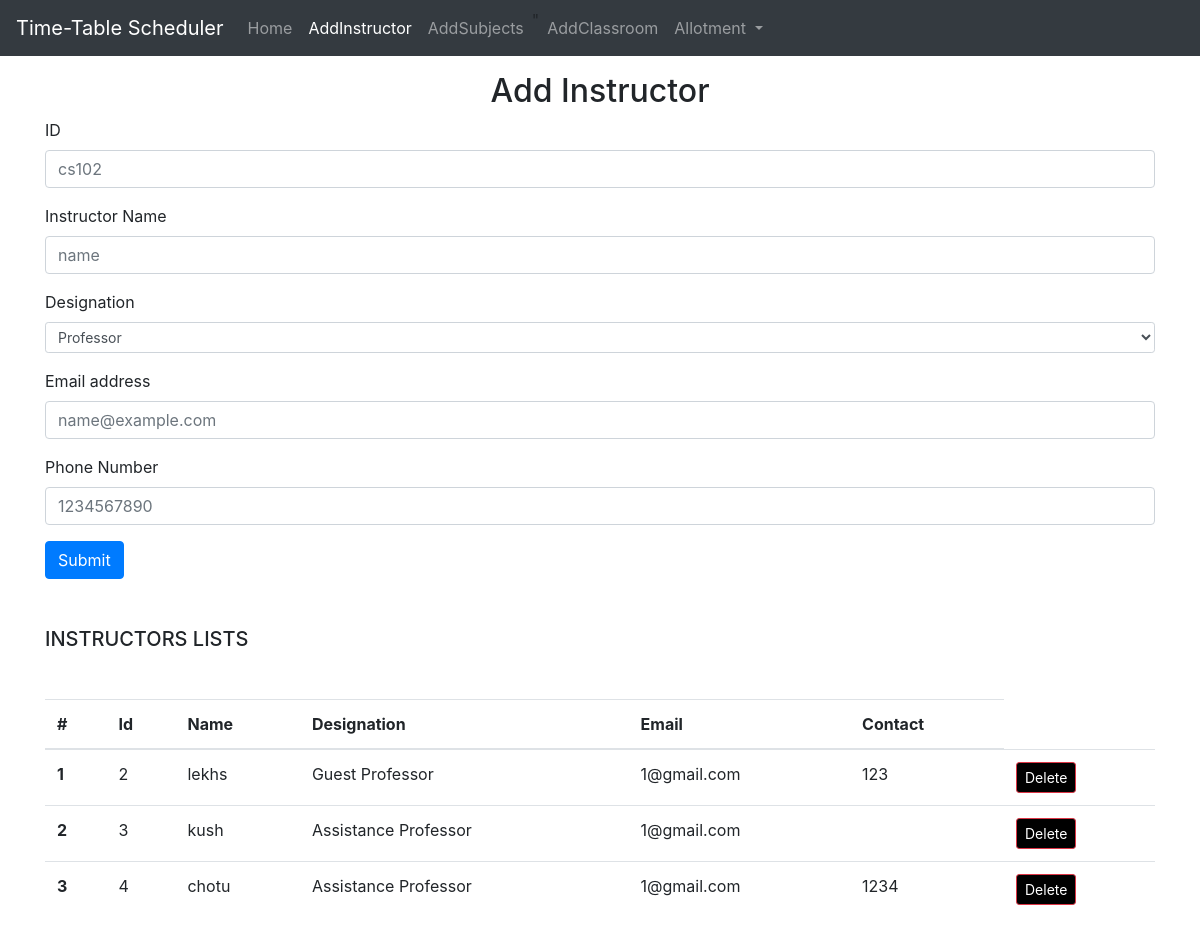
/addinstructor/, run on an earlier commit of the app's database.
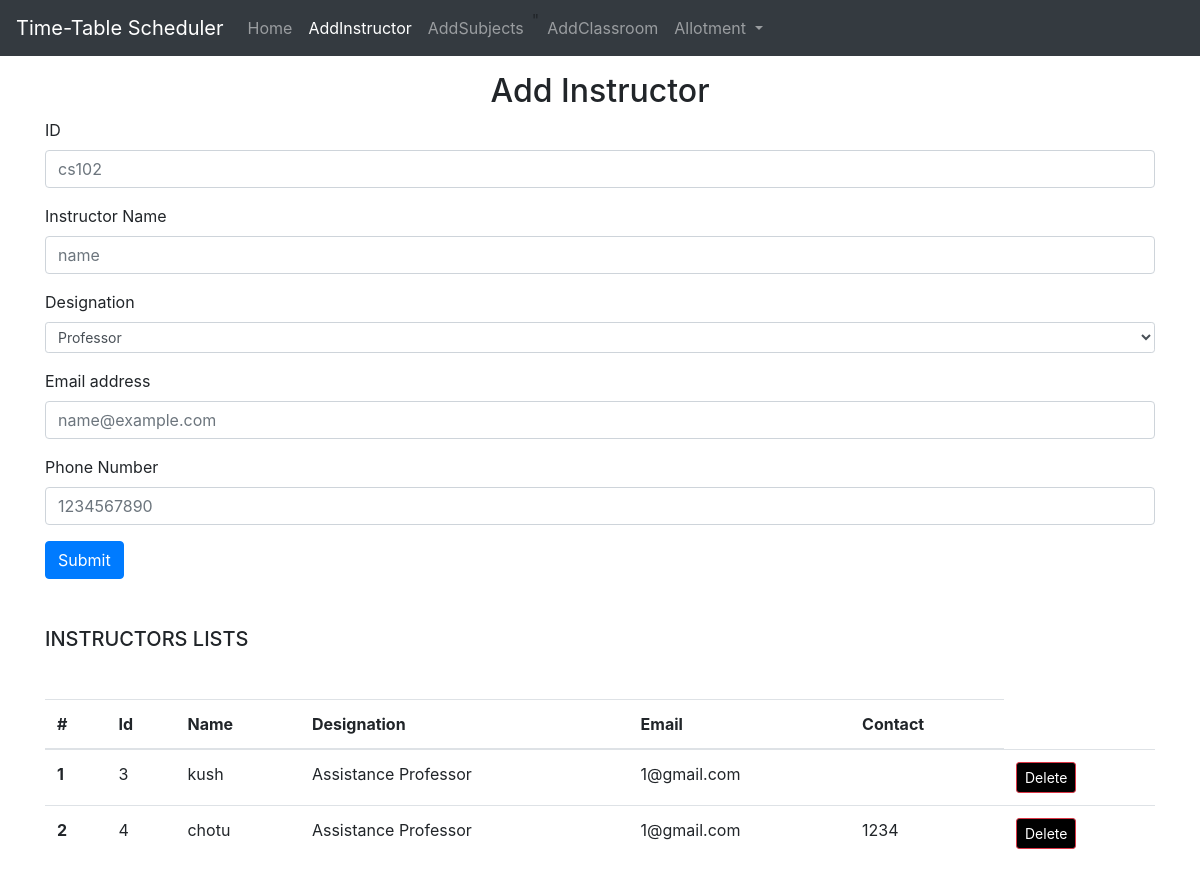
And on a later commit of the database.
### home/models.py (models this page shows, shortened)
class Instructor(models.Model):
    instructorid = models.CharField(primary_key=True, max_length=10)
    name = models.CharField(max_length=100)
    designation = models.CharField(max_length=20, default='default_value')
    email = models.EmailField()
    phone = models.CharField(max_length=15)

### home/views.py (the view, shortened to what this page needs)
# urls.py: path('addinstructor/',views.addinstructor,name="addinstructor"),
def addinstructor(request):
    context = {'success': False}
    allinst = Instructor.objects.all()
    context['addinstructor'] = allinst
    return render(request, 'addinstructor.html', context)

### templates/addinstructor.html (shortened to what this page needs)
{% extends "base.html" %}
{% block addinstructoractive %}active{% endblock addinstructoractive %}
{% block body %}
    <div class= "container my-3">
        <h2 class="text-center">Add Instructor </h2>
        <form action="" method="post">
            <div class="form-group">
              <label for="name">ID</label>
              <input type="text" class="form-control" id="instructorid" name="instructorid" placeholder="cs102">
            </div>
            <div class="form-group">
              <label for="name">Instructor Name</label>
              <input type="text" class="form-control" id="name" name="name" placeholder="name">
            </div>
            <div class="form-group">
                <label for="designation">Designation</label>
                <select class="form-control form-control-sm" name="designation">
                    <option>Professor</option>
                </select>
                </div>
            <div class="form-group">
                <label for="exampleFormControlInput1">Email address</label>
                <input type="email" class="form-control" id="email" name="email" placeholder="name@example.com">
              </div>
              <div class="form-group">
                <label for="phone">Phone Number</label>
                <input type="phone" class="form-control" id="phone" name="phone" placeholder="1234567890">
              </div>
            <button type="submit" class="btn btn-primary">Submit</button>
          </form>
      </div>
      <div class="container my-5">
        <h5>INSTRUCTORS LISTS</h5>
        <table class="table my-5">
          <thead>
            <tr>
              <th scope="col">#</th>
              <th scope="col">Id</th>
              <th scope="col">Name</th>
              <th scope="col">Designation</th>
              <th scope="col">Email</th>
              <th scope="col">Contact</th>
            </tr>
          </thead>
          <tbody>
          {% for instructor in addinstructor %}
    <tr>
      <th scope="row">{{ forloop.counter }}</th>
      <td>{{ instructor.instructorid }}</td>
      <td>{{ instructor.name }}</td>
      <td>{{ instructor.designation}}</td>
      <td>{{ instructor.email }}</td>
      <td>{{ instructor.phone}}</td>
      <td>
        <form action="{% url 'delete-instructor' instructor.instructorid %}" method="post">
          <button type="submit" class="btn btn-danger btn-sm" style="background-color:black">Delete</button>
        </form>
      </td>
      </tr>
      {% endfor %}
    </tbody>
        </table>
      </div>
    {% endblock body %}

### templates/base.html (shortened to what this page needs)
<!DOCTYPE html>
<html lang="en">
  <head>
    <link
      rel="stylesheet"
      href="https://cdn.jsdelivr.net/npm/bootstrap@4.3.1/dist/css/bootstrap.min.css"
    />
  </head>
  <body>
    <nav class="navbar navbar-expand-lg navbar-dark bg-dark">
      <a class="navbar-brand" href="#">Time-Table Scheduler</a>
      <div class="collapse navbar-collapse" id="navbarSupportedContent">
        <ul class="navbar-nav mr-auto">
          <li class="nav-item {% block homeactive %}{% endblock homeactive %}">
            <a class="nav-link" href="/home">Home <span class="sr-only">(current)</span></a
            >
          </li>
          <li class="nav-item {% block addinstructoractive %}{% endblock addinstructoractive %}">
            <a class="nav-link" href="addinstructor/">AddInstructor</a>
          </li>
          <li class="nav-item  {% block addsubjectsactive %}{% endblock addsubjectsactive %}"><a class="nav-link" href="/addsubjects">AddSubjects</a>
          </li>"
        <li class="nav-item ">
          <a class="nav-link {% block addclassroomactive %}{% endblock addclassroomactive %}" href="/addclassroom">AddClassroom</a>
        </li>
        <li class="nav-item dropdown {% block allotmentactive %}{% endblock allotmentactive %} ">
          <a class="nav-link dropdown-toggle" href="#" id="navbarDropdown" role="button" data-toggle="dropdown" aria-haspopup="true" aria-expanded="false">
            Allotment          </a>
        </li>
        </ul>
      </div>
    </nav>
    {%block body%}
    {% endblock body%}
  </body>
</html>

What changed in the data, as far as the page shows it:
removed Instructor: instructorid "2", name "lekhs", designation "Guest Professor", email "1@gmail.com", phone "123"
